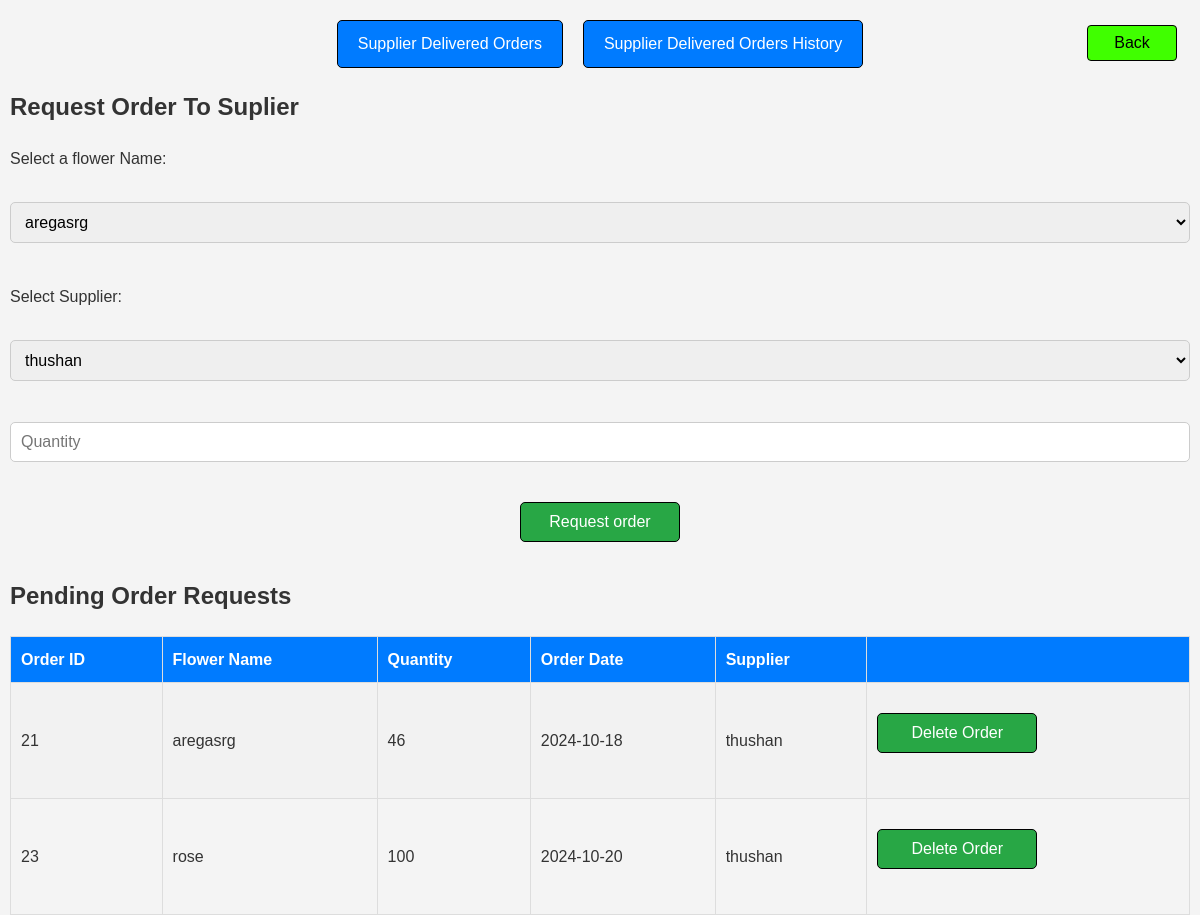
/Admin/orders/orders.php (signed in), run on the app's committed database.
### tables this page shows
CREATE TABLE `orders` (
                          `order_id` int(10) NOT NULL AUTO_INCREMENT,
                          `order_date` date DEFAULT NULL,
                          `flower_id` varchar(100) DEFAULT NULL,
                          `quantity` int(5) DEFAULT NULL,
                          `suplier_id` int(10) DEFAULT NULL,
                          `isAccept_supplier` tinyint(1) DEFAULT 0,
                          `accept_supplier_date` date DEFAULT NULL,
                          `delivered_date` date DEFAULT NULL,
                          `isDelivered` tinyint(1) DEFAULT 0,
                          `purchase_price` float DEFAULT NULL,
                          `order_sale_price` float DEFAULT 0,
                          PRIMARY KEY (`order_id`),
                          KEY `flower_id` (`flower_id`),
                          KEY `suplier_id` (`suplier_id`),
                          CONSTRAINT `orders_ibfk_1` FOREIGN KEY (`flower_id`) REFERENCES `flowers` (`flower_id`) ON DELETE CASCADE,
                          CONSTRAINT `orders_ibfk_2` FOREIGN KEY (`suplier_id`) REFERENCES `supliers` (`suplier_id`) ON DELETE CASCADE
);

CREATE TABLE `flowers` (
                           `flower_id` varchar(100) NOT NULL,
                           `flower_name` varchar(20) DEFAULT NULL,
                           `quantity` int(5) DEFAULT 0,
                           `sale_price` float DEFAULT NULL,
                           `description` varchar(255) DEFAULT NULL,
                           `other_info` longtext DEFAULT NULL CHECK (json_valid(`other_info`)),
                           PRIMARY KEY (`flower_id`),
                           KEY `idx_flower_name` (`flower_name`)
);

CREATE TABLE `supliers` (
                            `suplier_id` int(10) NOT NULL AUTO_INCREMENT,
                            `supplier_username` varchar(20) NOT NULL,
                            `email` varchar(40) NOT NULL,
                            `password` varchar(80) NOT NULL,
                            `mobile` int(10) NOT NULL,
                            `verify` tinyint(4) DEFAULT 0,
                            PRIMARY KEY (`suplier_id`),
                            UNIQUE KEY `email` (`email`),
                            UNIQUE KEY `mobile` (`mobile`),
                            KEY `idx_suplier_id` (`suplier_id`),
                            KEY `idx_email` (`email`)
);

### Admin/orders/orders.php (the view, shortened to what this page needs)
<?php
global $connection;
?>
<!DOCTYPE html>
<html lang="en">
<head>
    <link rel="stylesheet" href="orders.css">
</head>
<body>
<?php
echo "
<div class='button-container'>
    <a class='button' href='delivered_orders.php'>Supplier Delivered Orders</a>
    <a class='button' href='delivered_orders_history.php'>Supplier Delivered Orders History</a>
    <div class='back'>
    <a href = '../admin_panel.php'><button type='submit' class='backBtn'>Back </button></a>
    </div>
</div>
";
echo "<h2> Request Order To Suplier </h2>";
echo "<div>
        <form action='orders.php' method='post'>
            <label>Select a flower Name: </label> &nbsp;
            <select name='flower_id' required>";
$query = "SELECT * FROM flowers";
$result_set = mysqli_query($connection, $query);
if(mysqli_num_rows($result_set) > 0){
    while($row = mysqli_fetch_assoc($result_set)){
        $flower_id = $row['flower_id'];
        $flower_name = $row['flower_name'];
        echo "<option value='$flower_id'>$flower_name</option>";
    }
}
echo "</select> &nbsp;&nbsp;
                <label>Select Supplier: </label> &nbsp;
                <select name='suplier_id' required>";
$query = "SELECT * FROM supliers WHERE verify=true";
$result_set = mysqli_query($connection, $query);
if(mysqli_num_rows($result_set) > 0){
    while($row = mysqli_fetch_assoc($result_set)){
        $suplier_id = $row['suplier_id'];
        $suplier_name = $row['supplier_username'];
        echo "<option value='$suplier_id'>$suplier_name</option>";
    }
}
echo "</select> &nbsp;&nbsp;
                <input type='number'  name='quantity' placeholder='Quantity' min='1' required/> &nbsp;&nbsp;
                <div class='request'><button type='submit' name='request_order'> Request order</button></div>
                </form>
                </div>";
$query = "SELECT order_id, flower_id, quantity, order_date, suplier_id
                  FROM orders
                  WHERE orders.isAccept_supplier = false";
$result_set = mysqli_query($connection,$query);
echo "<div id='pending_orders'>
                <h2>Pending Order Requests</h2>
                <table border='1'>
                    <tr>
                        <th>Order ID</th>
                        <th>Flower Name</th>
                        <th>Quantity</th>
                        <th>Order Date</th>
                        <th>Supplier</th>
                        <th></th>
                    </tr>";
if(mysqli_num_rows($result_set)>0){
    while($row = mysqli_fetch_assoc($result_set)){
        $order_id = $row['order_id'];
        $flower_id = $row['flower_id'];
        $quantity = $row['quantity'];
        $order_date = $row['order_date'];
        $suplier_id = $row['suplier_id'];
        $retrieve_flower = "SELECT flower_name FROM  flowers WHERE flower_id = '$flower_id'";
        $result_set_flower = mysqli_query($connection, $retrieve_flower);
        $retrieve_suplier = "SELECT supplier_username FROM   supliers WHERE suplier_id = '$suplier_id'";
        $result_set_suplier = mysqli_query($connection, $retrieve_suplier);
        $flower_name = mysqli_fetch_assoc($result_set_flower)['flower_name'];
        $suplier_name = mysqli_fetch_assoc($result_set_suplier)['supplier_username'];
        echo "
                <tr>
                    <td>$order_id</td>
                    <td>$flower_name</td>
                    <td>$quantity</td>
                    <td>$order_date</td>
                    <td>$suplier_name</td>
                    <td>
                        <form action='orders.php' method='post'>
                        <input type='hidden' name='order_id' value='$order_id'>
                        <button type='submit' name='delete_order'>Delete Order</button>
                        </form>
                    </td>
                </tr>
                ";
    }
}
echo "</table>
        </div>";
?>

### Admin/orders/orders.css (style rules this page uses)
* { margin: 0; padding: 0; box-sizing: border-box; }
body { font-family: Arial, sans-serif; line-height: 1.6; background-color: #f4f4f4; color: #333; margin-left: 10px; margin-right: 10px; }
a { text-decoration: none; color: #007BFF; margin-right: 15px; }
form { margin: 20px 0; display: flex; flex-direction: column; }
form label { margin-bottom: 5px; }
form select, form input[type="number"], form button { padding: 10px; margin-bottom: 15px; border-radius: 5px; border: 1px solid #ccc; font-size: 16px; justify-content: center; }
form button { background-color: #28a745; color: white; cursor: pointer; border: 1px solid black; width: 160px; transition: background-color 0.3s, transform 0.2s; }
table { width: 100%; border-collapse: collapse; margin-top: 20px; }
table, th, td { border: 1px solid #ddd; }
th, td { padding: 10px; text-align: left; }
th { background-color: #007BFF; color: white; }
tr:nth-child(even) { background-color: #f2f2f2; }
.button-container { display: flex; justify-content: center; margin: 20px 0; }
.button { display: inline-block; padding: 10px 20px; margin: 0 10px; background-color: #007BFF; color: white; border: 1px solid black; border-radius: 5px; font-size: 16px; text-decoration: none; text-align: center; transition: background-color 0.3s, transform 0.2s; }
.backBtn { padding: 8px 10px; font-size: 16px; background-color: #40ff00; color: black; border: 1px solid black; border-radius: 4px; cursor: pointer; width: 90px; transition: background-color 0.3s ease, transform 0.2s ease; }
.back { justify-content: right; display: flex; position: absolute; top: 25px; right: 8px; }
.request { display: flex; justify-content: center; align-items: center; }

### data on the page
orders: order_id "21", flower.flower_name "aregasrg", quantity "46", order_date "2024-10-18", suplier.supplier_username "thushan"
orders: order_id "23", flower.flower_name "rose", quantity "100", order_date "2024-10-20", suplier.supplier_username "thushan"

### other printed values
form field flower_id "aregasrg"
form field suplier_id "thushan"
